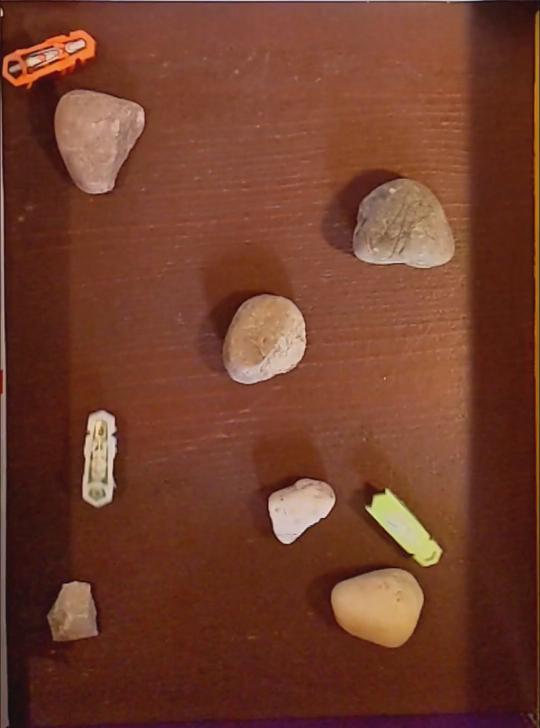
#> input picture frame 0 of training098.mp4, 1080 x 1456 px (shown at 1/2 size)
$ python video_test.py
#> lines starting #> are read from the running program, lines starting #| are printed output that depends on the picture
### vibe.py
import numpy as np
from numba import jit
import numpy as np

class ViBe():
  def __init__(self, N, _min, R, phi ):
      self.N=N
      self._min=_min
      self.R=R
      self.phi=phi
  def set_background(self, I_gray):
    self.samples=set_background(I_gray, self.N)
    return self.samples
  def update(self, I_gray, samples):
    segMap, samples=update(I_gray,samples, self.N, self._min, self.R, self.phi)
    return segMap, samples

@jit(nopython=False)
def set_background(I_gray, N):
    I_pad = np.pad(I_gray, 8, 'symmetric')
    height = I_pad.shape[0]
    width = I_pad.shape[1]
    samples = np.zeros((height,width,N))
    for i in range(8, height - 8):
        for j in range(8, width - 8):
            for n in range(N):
                x, y = 0, 0
                while(x == 0 and y == 0):
                    x = np.random.randint(-8, 9)
                    y = np.random.randint(-8, 9)
                ri = i + x
                rj = j + y
                samples[i, j, n] = I_pad[ri, rj]
    samples = samples[8:height-8, 8:width-8]
    return samples

# [35 lines left out: function update, not called in this run]

### video_test.py
from vibe import ViBe
import os
import cv2
import warnings
import os.path as osp
import time
import numpy as np
from loguru import logger
import argparse
warnings.filterwarnings("ignore")

def make_parser():
    parser = argparse.ArgumentParser("Vibe demo!")
    parser.add_argument("--video_path", type=str, default="training098.mp4")
    parser.add_argument("--save_path", type=str, default="data/results")
    parser.add_argument("--N", default=20, type=int, help="N")
    parser.add_argument("--min", default=2, type=int, help="min")
    parser.add_argument("--R", default=20, type=int, help="R")
    parser.add_argument("--phi", default=16, type=int, help="phi")
    parser.add_argument("--scale", default=2, type=int, help="scale image by some value")
    parser.add_argument("--numba", dest="numba", default=True, action="store_true", help="test mot20.")
    return parser

def main(args):
    vibe=ViBe(N=args.N, _min=args.min, R=args.R, phi=args.phi)

    #Initialize background with frame 50
    vis_folder=args.save_path
    #video_path=input("Video path: ")
    video_path=args.video_path
    #video_path="training092.mp4"
    assert os.path.isfile(video_path), "Wrong path"
    vs = cv2.VideoCapture(video_path)
    vs.set(cv2.CAP_PROP_POS_FRAMES, 0)
    #scale=int(input("Scale video by:"))
    scale=args.scale
    while True:
        ret, bg_frame = vs.read()
#> bg_frame is the input picture: shape (1456, 1080, 3); mean B, G, R 44.2, 62, 113.8
        if ret:
            break
    if scale!=1:
        bg_frame=cv2.resize(bg_frame, (int(bg_frame.shape[1] /scale), int(bg_frame.shape[0] /scale)), interpolation=cv2.INTER_LINEAR)
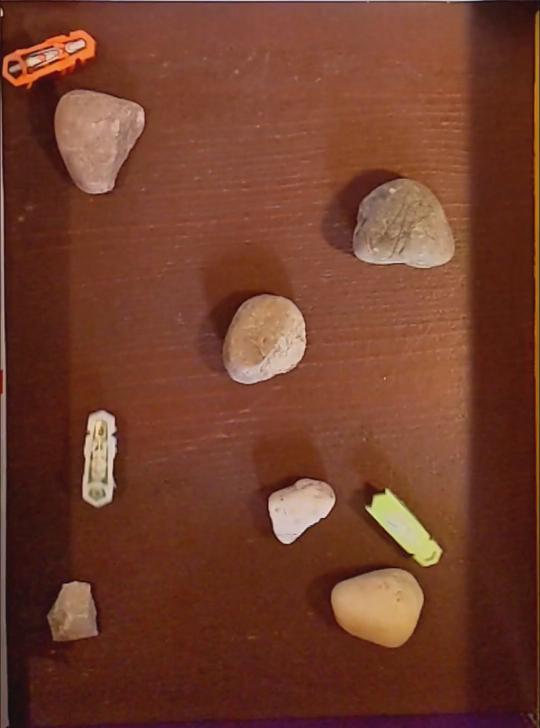
#> bg_frame: shape (728, 540, 3); mean B, G, R 44.3, 62.1, 114
    bg_frame=cv2.cvtColor(bg_frame, cv2.COLOR_BGR2RGB)
    bg_frame_gray=cv2.cvtColor(bg_frame, cv2.COLOR_RGB2GRAY)
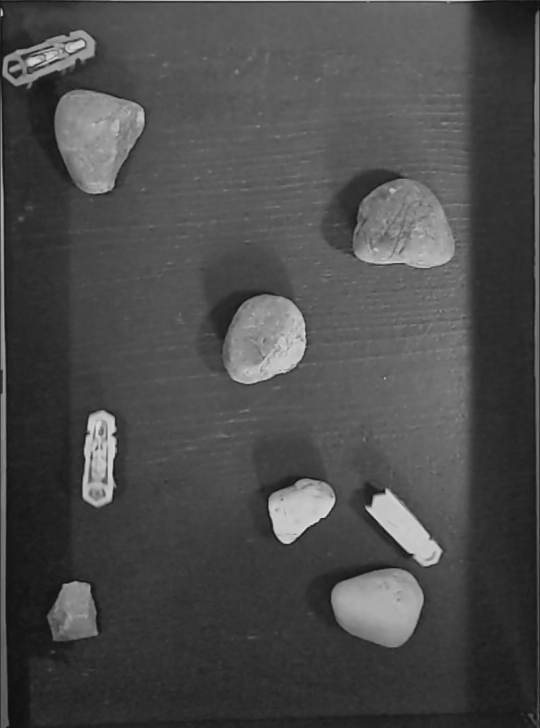
#> bg_frame_gray: shape (728, 540); min 14, max 220, mean 75.6

    samples = vibe.set_background(bg_frame_gray)


    cap = cv2.VideoCapture(video_path)
    width = cap.get(cv2.CAP_PROP_FRAME_WIDTH)  # float
    height = cap.get(cv2.CAP_PROP_FRAME_HEIGHT)  # float
    fps = cap.get(cv2.CAP_PROP_FPS)

    current_time = time.localtime()
    timestamp = time.strftime("%Y_%m_%d_%H_%M_%S", current_time)
    save_folder = osp.join(vis_folder, timestamp)
    os.makedirs(save_folder, exist_ok=True)
    save_path = osp.join(save_folder, "background_"+video_path.split("/")[-1])
    save_path_rgb = osp.join(save_folder, "rgb_"+video_path.split("/")[-1])


    vid_writer = cv2.VideoWriter(
        save_path, cv2.VideoWriter_fourcc(*"mp4v"), fps, (int(width/scale), int(height/scale))
    )
    seg_images=[]
    masks=[]
    rgb_images=[]
    frame_id=0
    while True:
        ret_val, frame = cap.read()
        if ret_val:
            if frame_id % 10 == 0:
                logger.info('Processing frame {} '.format(frame_id))

            frame=cv2.resize(frame, (int(frame.shape[1] /scale), int(frame.shape[0] /scale)), interpolation=cv2.INTER_LINEAR)
            frame=cv2.cvtColor(frame, cv2.COLOR_BGR2RGB)
            frame_gray=cv2.cvtColor(frame, cv2.COLOR_RGB2GRAY)
            segMap, samples = vibe.update(frame_gray, samples)
            segMap=cv2.cvtColor(cv2.medianBlur(segMap, 5),cv2.COLOR_GRAY2RGB)
            seg_img=cv2.bitwise_and(np.array(frame), segMap)
            seg_images.append(seg_img)
            masks.append(segMap)
            vid_writer.write(segMap)
            rgb_images.append(cv2.hconcat([seg_img, frame]))
            frame_id+=1

        else:
            break
    vid_writer.release()

    vid_writer_rgb = cv2.VideoWriter(
        save_path_rgb, cv2.VideoWriter_fourcc(*"mp4v"), fps, (2*(int(width/scale)), int(height/scale)))
    for frame in rgb_images:
        vid_writer_rgb.write(frame[:, :, ::-1])
    vid_writer_rgb.release()


if __name__ == "__main__":
    args = make_parser().parse_args()
#> (the run stopped early here; a loop or call above may not have finished)
